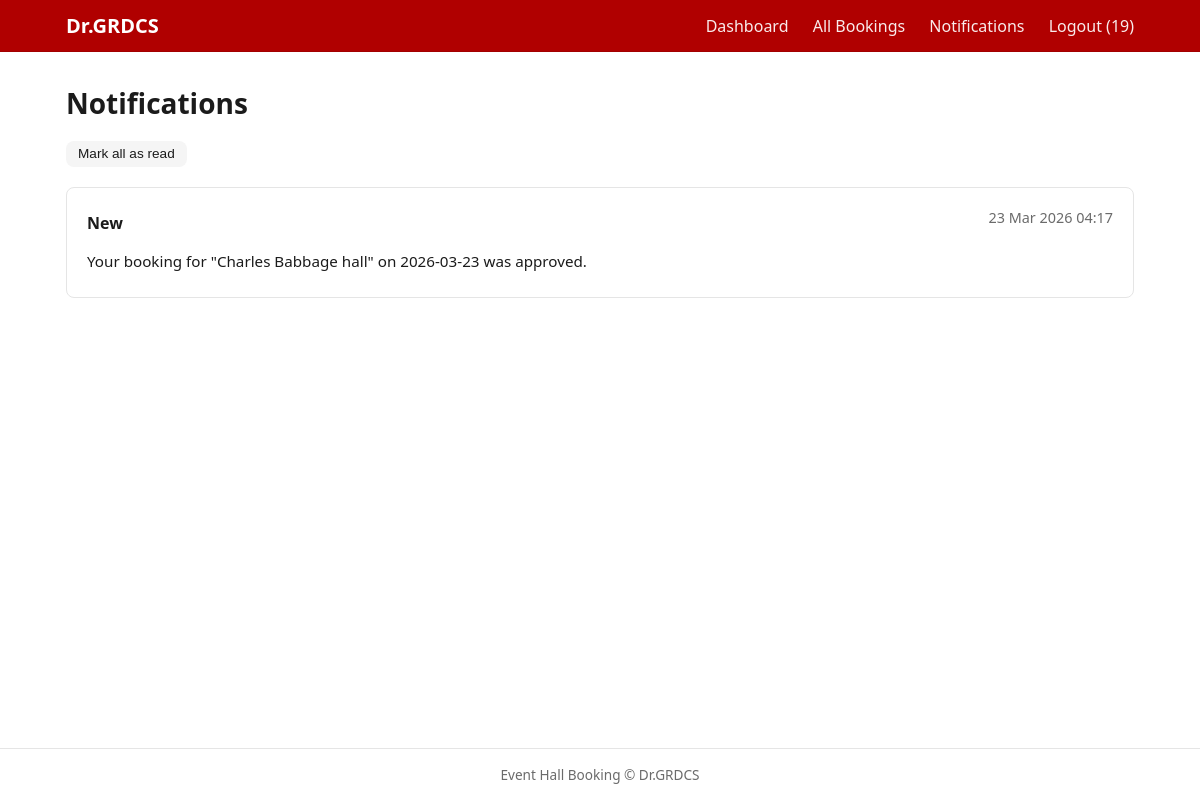
Page /booking/edumanage/notifications (signed in) on the committed database.
### models.py (models this page shows)
class Notification(db.Model):
    __tablename__ = 'notifications'
    id = db.Column(db.Integer, primary_key=True)
    user_id = db.Column(db.Integer, db.ForeignKey('users.id'), nullable=False)
    message = db.Column(db.Text, nullable=False)
    is_read = db.Column(db.Boolean, default=False)
    created_at = db.Column(db.DateTime, default=datetime.utcnow)
    user = db.relationship('User', backref=db.backref('notifications', lazy=True))

### routes/booking.py (the view)
@booking_bp.route('/edumanage/notifications', methods=['GET', 'POST'])
@login_required
def notifications():
    if request.method == 'POST':
        Notification.query.filter_by(user_id=session.get('user_id'), is_read=False).update({"is_read": True})
        db.session.commit()
        flash('Notifications marked as read.', 'success')
        return redirect(url_for('booking.notifications'))
    items = Notification.query.filter_by(user_id=session.get('user_id')).order_by(Notification.created_at.desc()).all()
    return render_template('notifications.html', notifications=items)

### routes/booking.py (called while the page is built)
def login_required(f):
    @wraps(f)
    def wrapped(*args, **kwargs):
        if not session.get('user_id'):
            flash('Please log in to continue.', 'error')
            return redirect(url_for('auth.login'))
        return f(*args, **kwargs)
    return wrapped

### templates/notifications.html (shortened to what this page needs)
{% extends "base.html" %}
{% block content %}
<div class="container page">
  <h1>Notifications</h1>
  {% if notifications %}
  <form method="post" style="margin: 0.75rem 0 1.25rem;">
    <button type="submit" class="btn btn-secondary btn-sm">Mark all as read</button>
  </form>
  {% endif %}
  {% if not notifications %}
    <p>No notifications yet.</p>
  {% else %}
    <div class="bookings-list">
      {% for n in notifications %}
        <div class="booking-card" style="opacity: {{ '0.75' if n.is_read else '1' }};">
          <div class="booking-header">
            <strong>{{ 'New' if not n.is_read else 'Read' }}</strong>
            <span class="muted">{{ n.created_at.strftime('%d %b %Y %H:%M') if n.created_at else '' }}</span>
          </div>
          <p style="margin-top: 0.5rem;">{{ n.message }}</p>
        </div>
      {% endfor %}
    </div>
  {% endif %}
</div>
{% endblock %}

### static/style.css (style rules this page uses)
* { box-sizing: border-box; }
:root { --bg: #ffffff; --surface: #ffffff; --surface2: #f5f5f5; --text: #1b1b1b; --text-muted: #6b6b6b; --primary: #b00000; --primary-hover: #9a0000; --danger: #d62828; --danger-hover: #b71c1c; --success: #2a9d55; --border: #e5e5e5; --radius: 8px; }
body { font-family: 'Segoe UI', system-ui, sans-serif; background: var(--bg); color: var(--text); margin: 0; min-height: 100vh; display: flex; flex-direction: column; }
.container { max-width: 1100px; margin: 0 auto; padding: 0 1rem; width: 100%; }
.page { padding: 0 1rem; }
.page h1 { margin-top: 0; font-size: 1.75rem; }
.muted { color: var(--text-muted); margin: 0 0 0.75rem; font-size: 0.9rem; }
.btn { display: inline-block; padding: 0.5rem 1rem; border-radius: var(--radius); border: none; cursor: pointer; font-size: 0.95rem; text-decoration: none; background: var(--surface2); color: var(--text); }
.btn-secondary { background: var(--surface2); color: var(--text); }
.btn-sm { padding: 0.35rem 0.75rem; font-size: 0.85rem; }
.bookings-list { display: flex; flex-direction: column; gap: 1rem; }
.booking-card { background: var(--surface); border: 1px solid var(--border); border-radius: var(--radius); padding: 1.25rem; }
.booking-header { display: flex; justify-content: space-between; align-items: center; margin-bottom: 0.75rem; }
.booking-card p { margin: 0.35rem 0; font-size: 0.95rem; }

### rows in the picture
Notification: is_read "New", created_at "23 Mar 2026 04:17", message "Your booking for \"Charles Babbage hall\" on 2026-03-23 was approved."

### other values in the picture
{{ session.get('username') }} "19"
